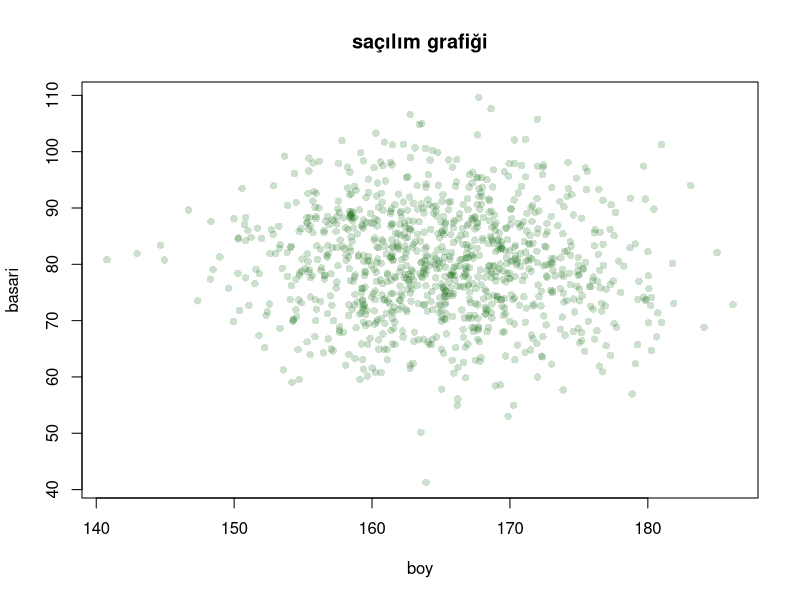
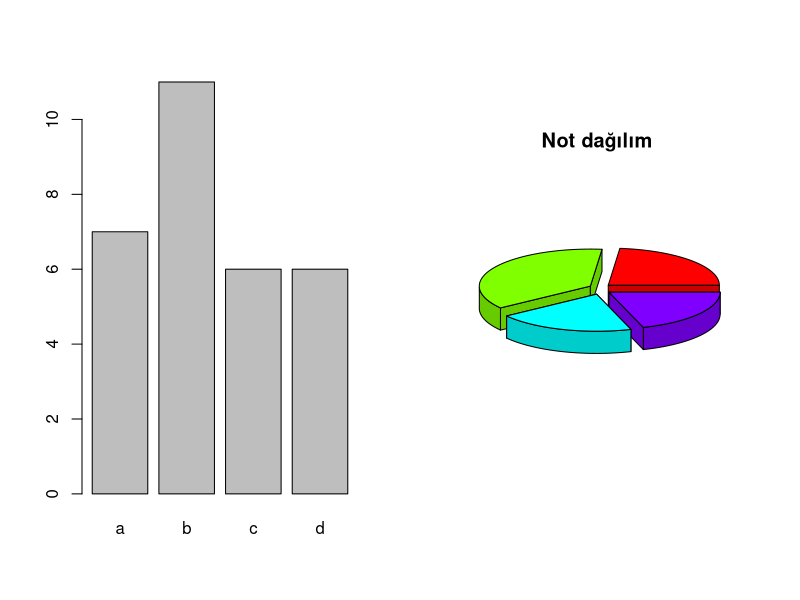
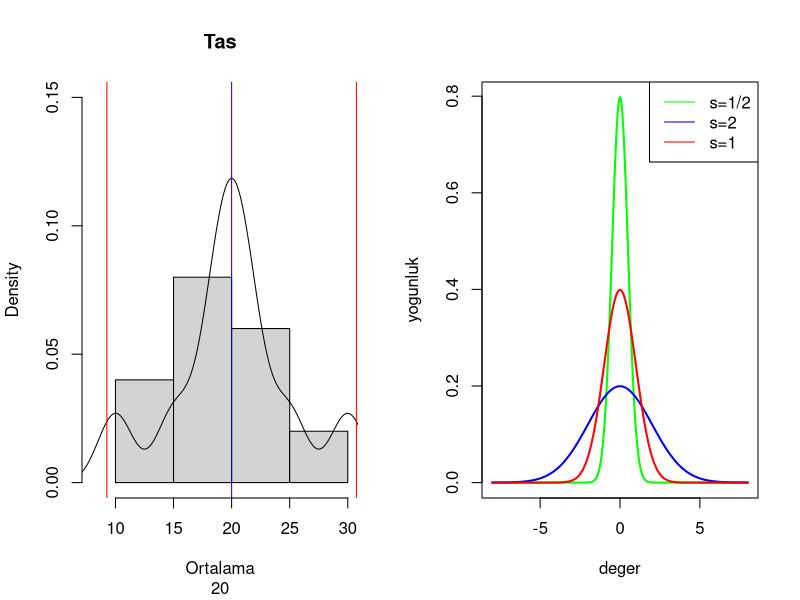
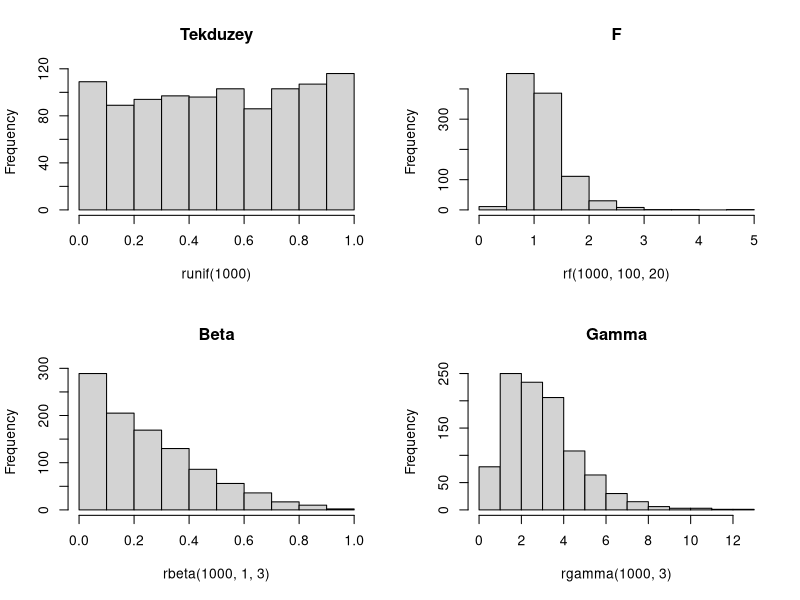
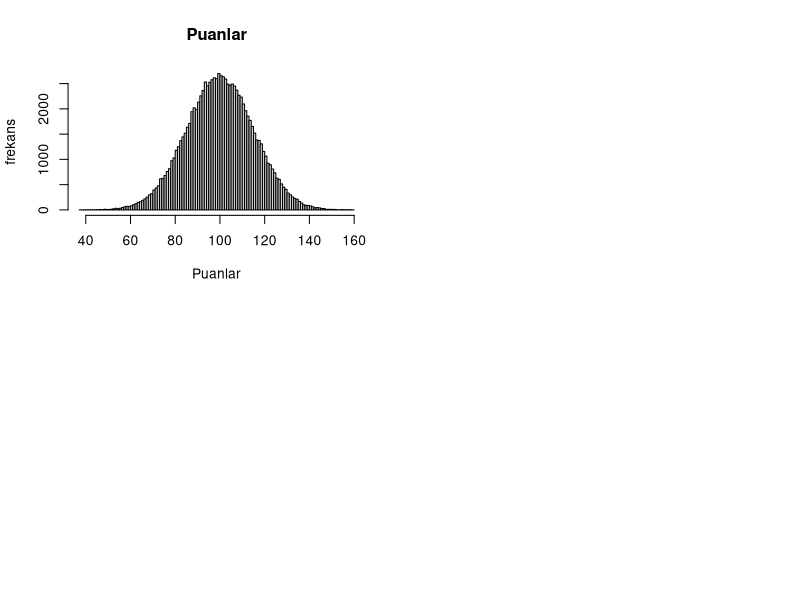
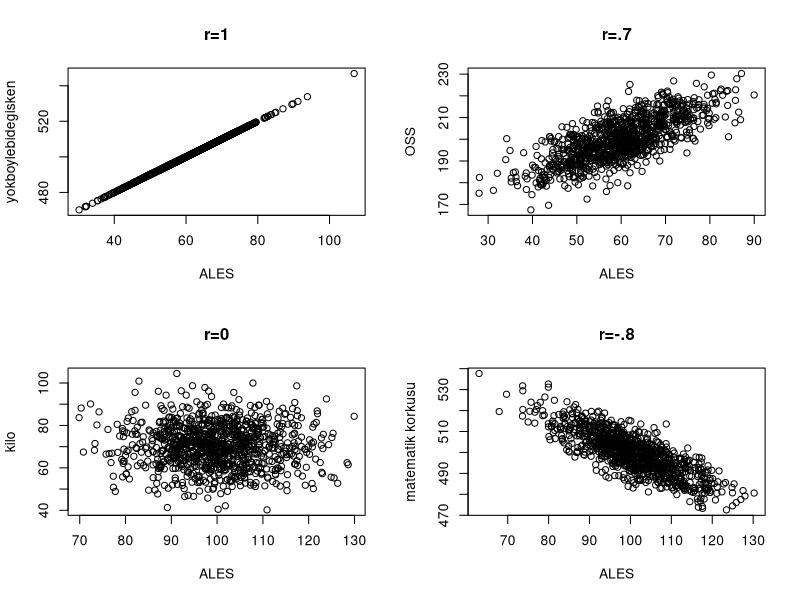

Generate these figures, in order, with R:
## ---- chunk 1
boy <- rnorm(1000,mean=165,sd=7)
basari <- rnorm(1000,mean=80, sd=10)
plot(boy,basari, main="saçılım grafiği", col=rgb(0,100,0,50,maxColorValue=255), pch=16)
## ---- chunk 2
set.seed(1111)
not=sample(letters[1:4],30,replace=T)
print(not)
freqs=table(not)
par(mfrow=c(1,2))
barplot(freqs)
library(plotrix)
pie3D(freqs,explode=0.1,
      main="Not dağılım ")

## ---- chunk 3
print(table(not))

## ---- chunk 4
print(c(10,15,20,25,30,18,19,20,21,22))
## ---- chunk 5
port=c(10,15,20,25,30,18,19,20,21,22)
fark=port-mean(port)
farkkare=fark^2
veri=cbind(port,fark,farkkare)
veri=data.frame(veri)
colnames(veri)=c("y", "y-ort","(y-ort)^2")
veri
## ---- chunk 6
port=c(10,15,20,25,30,18,19,20,21,22)
 muis=round(mean(port),2)
  sdis=round(sd(port),2)
  meansc=c("Ortalama",muis)
  hist(port,freq=F,main=c("Tas"), xlab=meansc,ylim=c(0,.15),xlim=c(8,30),breaks=5)
  lines(density(port,na.rm=T))
  abline(v=muis,col="blue")
  abline(v=muis+2*sdis,col="red")
  abline(v=muis-2*sdis,col="red")

## ---- chunk 7
 deger=seq(-8,8,length=500)
 yogunluk=dnorm(deger,mean=0,sd=1/2)
 plot(deger,yogunluk,type="l",lwd=2,col="green")
 yogunluk2=dnorm(deger,mean=0,sd=2)
 lines(deger,yogunluk2,type="l",lwd=2,col="blue")
 yogunluk3=dnorm(deger,mean=0,sd=1)
 lines(deger,yogunluk3,type="l",lwd=2,col="red")
 legend("topright",c("s=1/2","s=2","s=1"), lty=c(1,1,1),col=c("green","blue","red"))
## ---- chunk 8
par(mfrow=c(2,2))
hist(runif(1000),main=c("Tekduzey"))
hist(rf(1000,100,20),main="F")
hist(rbeta(1000,1,3),main="Beta")
hist(rgamma(1000,3),main="Gamma")
## ---- chunk 9
hist(rnorm(100000,100,sd=15),breaks=100,main="Puanlar",xlab="Puanlar",ylab="frekans")
## ---- chunk 10
veri1=c(10,15,20,25,30)
veri2=c(6,9,8,7,10)
v3=veri1-mean(veri1)
v4=veri2-mean(veri2)
v5=v3*v4
veri=data.frame(cbind(veri1,veri2,v3,v4,v5))
colnames(veri)=c("x","y","x-xort", "y-yort", "carpim")
veri

## ---- chunk 11
par(mfrow=c(2,2))
library(mvtnorm)
plot(rmvnorm(1000,mean=c(60,500),sigma=matrix(c(100,100,100,100), ncol=2)),xlab="ALES", ylab="yokboylebidegisken", main="r=1")

plot(rmvnorm(1000,mean=c(60,200),sigma=matrix(c(100,70,70,100), ncol=2)),xlab="ALES", ylab="OSS",main="r=.7")

plot(rmvnorm(1000,mean=c(100,70),sigma=matrix(c(100,0,0,100), ncol=2)),xlab="ALES", ylab="kilo",main="r=0")

plot(rmvnorm(1000,mean=c(100,500),sigma=matrix(c(100,-80,-80,100), ncol=2)),xlab="ALES", ylab="matematik korkusu",main="r=-.8")

